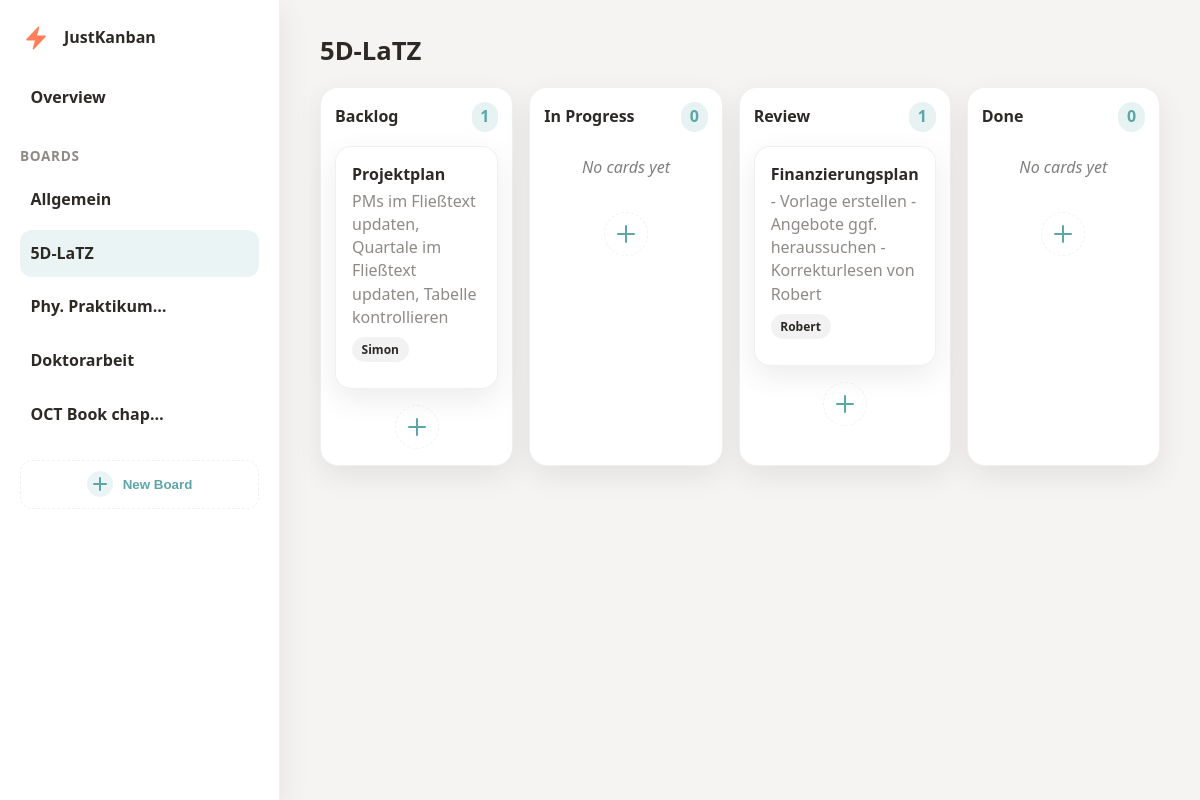
The page /boards/9/ on the database its author committed.
### board/models.py (models this page shows, shortened)
class Board(models.Model):
    name = models.CharField(max_length=150, unique=True)
    created_at = models.DateTimeField(auto_now_add=True)
    class Meta:
        ordering = ["created_at", "id"]

class Column(models.Model):
    board = models.ForeignKey(Board, on_delete=models.CASCADE, related_name="columns")
    name = models.CharField(max_length=100)
    order = models.PositiveIntegerField(default=0)
    class Meta:
        ordering = ["order"]

class Card(models.Model):
    PRIORITY_LOW = "low"
    PRIORITY_MEDIUM = "medium"
    PRIORITY_HIGH = "high"
    PRIORITY_CHOICES = [
        (PRIORITY_LOW, "Low"),
        (PRIORITY_MEDIUM, "Medium"),
        (PRIORITY_HIGH, "High"),
    ]
    title = models.CharField(max_length=200)
    description = models.TextField(blank=True)
    priority = models.CharField(
        max_length=10, choices=PRIORITY_CHOICES, blank=True, null=True
    )
    due_date = models.DateField(blank=True, null=True)
    assignee = models.CharField(max_length=100, blank=True)
    column = models.ForeignKey(Column, on_delete=models.CASCADE, related_name="cards")
    order = models.PositiveIntegerField(default=0)
    created_at = models.DateTimeField(auto_now_add=True)
    class Meta:
        ordering = ["order", "created_at"]

### board/views.py (the view)
# urls.py: path("boards/", views.board_view, name="board"),
def board_view(request, board_id=None):
    default_board = _ensure_default_board()
    boards = list(Board.objects.order_by("created_at", "id"))
    active_board = None
    requested_id = board_id
    if requested_id is None:
        requested_id = request.GET.get("board")
    if requested_id is not None:
        try:
            requested_id = int(requested_id)
        except (TypeError, ValueError):
            requested_id = None
    if requested_id is not None:
        active_board = next((board for board in boards if board.id == requested_id), None)
    if active_board is None:
        active_board = default_board
    columns = (
        active_board.columns.prefetch_related("cards").all()
        if active_board
        else Column.objects.none()
    )
    return render(
        request,
        "board/board.html",
        {
            "boards": boards,
            "active_board": active_board,
            "columns": columns,
            "active_page": "board",
        },
    )

### board/views.py (called while the page is built)
def _ensure_default_board() -> Board:
    board = Board.objects.order_by("created_at", "id").first()
    if board:
        return board
    with transaction.atomic():
        board = Board.objects.create(name="Mein Board")
        _create_default_columns(board)
    return board

### board/templates/board/board.html (shortened to what this page needs)
{% extends "board/base.html" %}
{% block content %}
<div class="board-screen">
  {% if active_board %}
    <h1 class="board-screen__title">{{ active_board.name }}</h1>
  {% endif %}
  <div class="board">
  {% for col in columns %}
    <section class="column" data-column-id="{{ col.id }}" data-column-slug="{{ col.name|slugify }}">
      <header class="column__header">
        <h2>{{ col.name }}</h2>
        <span class="pill">{{ col.cards.count }}</span>
      </header>
      <ul class="cardlist" data-column-id="{{ col.id }}">
        {% for card in col.cards.all %}
          <li
            class="card{% if col.name|slugify == 'done' %} card--done{% endif %}"
            draggable="true"
            data-card-id="{{ card.pk }}"
            data-card-column="{{ col.id }}"
            data-move-url="{% url 'card_move' card.pk %}"
          >
            <div class="card__title">{{ card.title }}</div>
            {% if card.description %}<p class="card__desc">{{ card.description }}</p>{% endif %}
            {% if card.priority or card.assignee or card.due_date %}
              <div class="card__meta">
                {% if card.assignee %}
                  <span class="card__badge card__badge--assignee">
                    {{ card.assignee }}
                  </span>
                {% endif %}
              </div>
            {% endif %}
          </li>
        {% empty %}
          <li class="empty">No cards yet</li>
        {% endfor %}
      </ul>
      <button
        type="button"
        class="icon-btn addcard-trigger"
        data-addcard-for="{{ col.id }}"
        aria-label="Add card to {{ col.name }}"
      >
      </button>
    </section>
  {% endfor %}
</div>
</div>
{% endblock %}

### board/templates/board/base.html (shortened to what this page needs)
{% load static %}
<!doctype html>
<html lang="en">
<head>
  <link rel="stylesheet" href="{% static 'board/styles.css' %}">
</head>
<body>
  <div class="app-shell" data-app-shell>
    <aside class="sidebar" data-sidebar>
      <div class="sidebar__header">
        <div class="sidebar__brand">
          <div class="logo" aria-hidden="true">
            <svg viewBox="0 0 24 24" role="presentation">
              <path
                fill="var(--accent)"
                stroke="var(--accent)"
                stroke-width="1.5"
                stroke-linecap="round"
                stroke-linejoin="round"
                d="m3.75 13.5 10.5-11.25L12 10.5h8.25L9.75 21.75 12 13.5H3.75Z"
              />
            </svg>
          </div>
          <span class="sidebar__title">JustKanban</span>
        </div>
      </div>
      <div class="sidebar__section">
        <nav class="sidebar__nav">
          <a
            class="sidebar__nav-link{% if active_page == 'overview' %} is-active{% endif %}"
            href="{% url 'overview' %}"
          >Overview</a>
        </nav>
      </div>
      <div class="sidebar__section sidebar__boards">
        <h2 class="sidebar__heading">Boards</h2>
        <ul class="sidebar__list">
          {% for board in boards %}
            <li class="sidebar__item{% if active_page == 'board' and active_board and board.id == active_board.id %} is-active{% endif %}" data-board-item>
              <a
                class="sidebar__link"
                href="{% url 'board_detail' board.id %}"
                {% if active_page == 'board' and active_board and board.id == active_board.id %}aria-current="page"{% endif %}
              >{{ board.name }}</a>
            </li>
          {% empty %}
            <li class="sidebar__empty">Noch keine Boards</li>
          {% endfor %}
        </ul>
        <button type="button" class="sidebar__create-btn sidebar__create-btn--inline" data-board-create>
          <span class="sidebar__create-icon" aria-hidden="true"></span>
          <span>New Board</span>
        </button>
      </div>
      <div
        class="sidebar__resizer"
        data-sidebar-resizer
        role="separator"
        aria-orientation="vertical"
        aria-label="Sidebar Breite anpassen"
        aria-valuemin="200"
        aria-valuemax="420"
        aria-valuenow="280"
      ></div>
    </aside>
    <div class="app-shell__body">
      <main class="container">
        {% block content %}{% endblock %}
      </main>
    </div>
  </div>
</body>
</html>

### rows shown on the page
Board: name "Allgemein"
Board: name "5D-LaTZ"
Board: name "Phy. Praktikum…"
Board: name "Doktorarbeit"
Board: name "OCT Book chap…"
Column: name "Backlog", cards.count "1"
Card: title "Projektplan", description "PMs im Fließtext updaten, Quartale im Fließtext updaten, Tabelle kontrollieren", assignee "Simon"
Column: name "In Progress", cards.count "0"
Column: name "Review", cards.count "1"
Card: title "Finanzierungsplan", description "- Vorlage erstellen - Angebote ggf. heraussuchen - Korrekturlesen von Robert", assignee "Robert"
Column: name "Done", cards.count "0"
